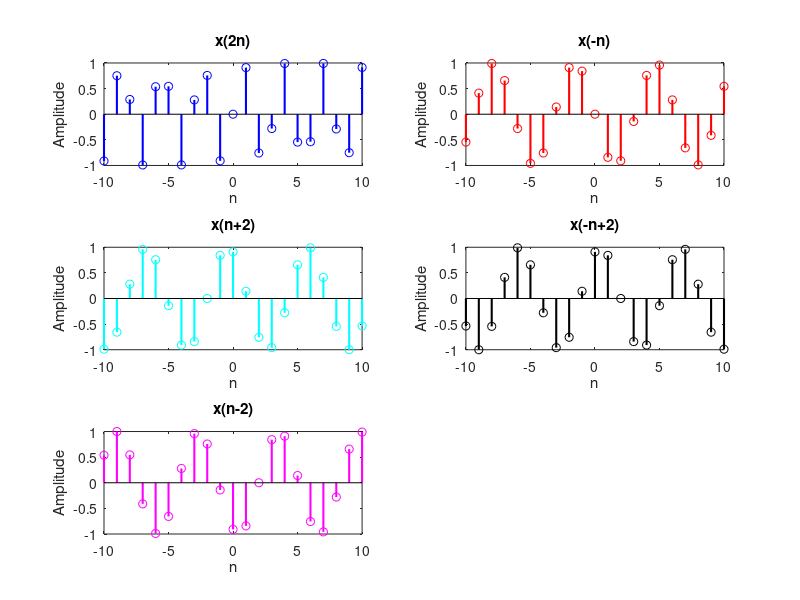

MATLAB code to generate this figure:
%{
  2. Plot and label each of the following signals
    i. 𝑥(2𝑛)
    ii. 𝑥(−𝑛)
    iii. 𝑥(𝑛+2)
    iv. 𝑥(−𝑛+2)
    v. 𝑥(𝑛−2)
%}


clc; clear all;

%% (i) x(2n)
n = -10:10;
x = sin(n);

y = sin(2*n);

figure(1)
subplot(3,2,1)
stem(n,y, 'b', 'LineWidth',1.5 )
title('x(2n)')
xlabel('n')
ylabel('Amplitude')
%% (ii) x(-n)
n = -10:10;
x = sin(n);

y = sin(-n);

figure(1)
subplot(3,2,2)
stem(n,y, 'r', 'LineWidth',1.5)
title('x(-n)')
xlabel('n')
ylabel('Amplitude')
%% (iii) x(n+2)
n = -10:10;
x = sin(n);

y = sin(n+2);

figure(1)
subplot(3,2,3)
stem(n,y, 'c', 'LineWidth',1.5)
title('x(n+2)')
xlabel('n')
ylabel('Amplitude')
%% (iv) x(-n+2)
n = -10:10;
x = sin(n);

y = sin(-n+2);

figure(1)
subplot(3,2,4)
stem(n,y, 'k', 'LineWidth',1.5)
title('x(-n+2)')
xlabel('n')
ylabel('Amplitude')
%% (v) x(n-2)
n = -10:10;
x = sin(n);

y = sin(n-2);

figure(1)
subplot(3,2,5)
stem(n,y, 'm', 'LineWidth',1.5)
title('x(n-2)')
xlabel('n')
ylabel('Amplitude')
